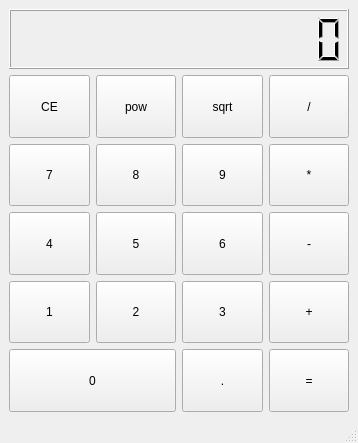
<?xml version="1.0" encoding="UTF-8"?>
<ui version="4.0">
 <class>Calculator</class>
 <widget class="QMainWindow" name="Calculator">
  <property name="geometry">
   <rect>
    <x>0</x>
    <y>0</y>
    <width>358</width>
    <height>443</height>
   </rect>
  </property>
  <property name="minimumSize">
   <size>
    <width>0</width>
    <height>0</height>
   </size>
  </property>
  <property name="maximumSize">
   <size>
    <width>2000</width>
    <height>2000</height>
   </size>
  </property>
  <property name="windowTitle">
   <string>Calculator</string>
  </property>
  <widget class="QWidget" name="centralwidget">
   <property name="sizePolicy">
    <sizepolicy hsizetype="Maximum" vsizetype="Maximum">
     <horstretch>0</horstretch>
     <verstretch>0</verstretch>
    </sizepolicy>
   </property>
   <layout class="QVBoxLayout" name="verticalLayout">
    <item>
     <widget class="QLCDNumber" name="lcdNumber">
      <property name="sizePolicy">
       <sizepolicy hsizetype="Minimum" vsizetype="Minimum">
        <horstretch>0</horstretch>
        <verstretch>0</verstretch>
       </sizepolicy>
      </property>
      <property name="minimumSize">
       <size>
        <width>0</width>
        <height>60</height>
       </size>
      </property>
      <property name="maximumSize">
       <size>
        <width>16777215</width>
        <height>60</height>
       </size>
      </property>
      <property name="layoutDirection">
       <enum>Qt::RightToLeft</enum>
      </property>
      <property name="smallDecimalPoint">
       <bool>false</bool>
      </property>
      <property name="digitCount">
       <number>13</number>
      </property>
      <property name="segmentStyle">
       <enum>QLCDNumber::Filled</enum>
      </property>
     </widget>
    </item>
    <item>
     <layout class="QGridLayout" name="gridLayout">
      <item row="0" column="1">
       <widget class="QPushButton" name="pushButton_2">
        <property name="sizePolicy">
         <sizepolicy hsizetype="Minimum" vsizetype="Minimum">
          <horstretch>0</horstretch>
          <verstretch>0</verstretch>
         </sizepolicy>
        </property>
        <property name="text">
         <string>pow</string>
        </property>
       </widget>
      </item>
      <item row="3" column="3">
       <widget class="QPushButton" name="pushButton_16">
        <property name="sizePolicy">
         <sizepolicy hsizetype="Minimum" vsizetype="Minimum">
          <horstretch>0</horstretch>
          <verstretch>0</verstretch>
         </sizepolicy>
        </property>
        <property name="text">
         <string>+</string>
        </property>
       </widget>
      </item>
      <item row="0" column="0">
       <widget class="QPushButton" name="pushButton">
        <property name="sizePolicy">
         <sizepolicy hsizetype="Minimum" vsizetype="Minimum">
          <horstretch>0</horstretch>
          <verstretch>0</verstretch>
         </sizepolicy>
        </property>
        <property name="text">
         <string>CE</string>
        </property>
       </widget>
      </item>
      <item row="1" column="3">
       <widget class="QPushButton" name="pushButton_14">
        <property name="sizePolicy">
         <sizepolicy hsizetype="Minimum" vsizetype="Minimum">
          <horstretch>0</horstretch>
          <verstretch>0</verstretch>
         </sizepolicy>
        </property>
        <property name="text">
         <string>*</string>
        </property>
       </widget>
      </item>
      <item row="2" column="1">
       <widget class="QPushButton" name="pushButton_6">
        <property name="sizePolicy">
         <sizepolicy hsizetype="Minimum" vsizetype="Minimum">
          <horstretch>0</horstretch>
          <verstretch>0</verstretch>
         </sizepolicy>
        </property>
        <property name="text">
         <string>5</string>
        </property>
       </widget>
      </item>
      <item row="3" column="2">
       <widget class="QPushButton" name="pushButton_12">
        <property name="sizePolicy">
         <sizepolicy hsizetype="Minimum" vsizetype="Minimum">
          <horstretch>0</horstretch>
          <verstretch>0</verstretch>
         </sizepolicy>
        </property>
        <property name="text">
         <string>3</string>
        </property>
       </widget>
      </item>
      <item row="1" column="0">
       <widget class="QPushButton" name="pushButton_3">
        <property name="sizePolicy">
         <sizepolicy hsizetype="Minimum" vsizetype="Minimum">
          <horstretch>0</horstretch>
          <verstretch>0</verstretch>
         </sizepolicy>
        </property>
        <property name="text">
         <string>7</string>
        </property>
       </widget>
      </item>
      <item row="2" column="2">
       <widget class="QPushButton" name="pushButton_11">
        <property name="sizePolicy">
         <sizepolicy hsizetype="Minimum" vsizetype="Minimum">
          <horstretch>0</horstretch>
          <verstretch>0</verstretch>
         </sizepolicy>
        </property>
        <property name="text">
         <string>6</string>
        </property>
       </widget>
      </item>
      <item row="0" column="2">
       <widget class="QPushButton" name="pushButton_9">
        <property name="sizePolicy">
         <sizepolicy hsizetype="Minimum" vsizetype="Minimum">
          <horstretch>0</horstretch>
          <verstretch>0</verstretch>
         </sizepolicy>
        </property>
        <property name="text">
         <string>sqrt</string>
        </property>
       </widget>
      </item>
      <item row="4" column="0" colspan="2">
       <widget class="QPushButton" name="pushButton_17">
        <property name="sizePolicy">
         <sizepolicy hsizetype="Minimum" vsizetype="Minimum">
          <horstretch>0</horstretch>
          <verstretch>0</verstretch>
         </sizepolicy>
        </property>
        <property name="text">
         <string>0</string>
        </property>
       </widget>
      </item>
      <item row="4" column="2">
       <widget class="QPushButton" name="pushButton_18">
        <property name="sizePolicy">
         <sizepolicy hsizetype="Minimum" vsizetype="Minimum">
          <horstretch>0</horstretch>
          <verstretch>0</verstretch>
         </sizepolicy>
        </property>
        <property name="text">
         <string>.</string>
        </property>
       </widget>
      </item>
      <item row="3" column="0">
       <widget class="QPushButton" name="pushButton_7">
        <property name="sizePolicy">
         <sizepolicy hsizetype="Minimum" vsizetype="Minimum">
          <horstretch>0</horstretch>
          <verstretch>0</verstretch>
         </sizepolicy>
        </property>
        <property name="text">
         <string>1</string>
        </property>
       </widget>
      </item>
      <item row="1" column="1">
       <widget class="QPushButton" name="pushButton_4">
        <property name="sizePolicy">
         <sizepolicy hsizetype="Minimum" vsizetype="Minimum">
          <horstretch>0</horstretch>
          <verstretch>0</verstretch>
         </sizepolicy>
        </property>
        <property name="text">
         <string>8</string>
        </property>
       </widget>
      </item>
      <item row="4" column="3">
       <widget class="QPushButton" name="pushButton_19">
        <property name="sizePolicy">
         <sizepolicy hsizetype="Minimum" vsizetype="Minimum">
          <horstretch>0</horstretch>
          <verstretch>0</verstretch>
         </sizepolicy>
        </property>
        <property name="text">
         <string>=</string>
        </property>
       </widget>
      </item>
      <item row="1" column="2">
       <widget class="QPushButton" name="pushButton_10">
        <property name="sizePolicy">
         <sizepolicy hsizetype="Minimum" vsizetype="Minimum">
          <horstretch>0</horstretch>
          <verstretch>0</verstretch>
         </sizepolicy>
        </property>
        <property name="text">
         <string>9</string>
        </property>
       </widget>
      </item>
      <item row="2" column="3">
       <widget class="QPushButton" name="pushButton_15">
        <property name="sizePolicy">
         <sizepolicy hsizetype="Minimum" vsizetype="Minimum">
          <horstretch>0</horstretch>
          <verstretch>0</verstretch>
         </sizepolicy>
        </property>
        <property name="text">
         <string>-</string>
        </property>
       </widget>
      </item>
      <item row="0" column="3">
       <widget class="QPushButton" name="pushButton_13">
        <property name="sizePolicy">
         <sizepolicy hsizetype="Minimum" vsizetype="Minimum">
          <horstretch>0</horstretch>
          <verstretch>0</verstretch>
         </sizepolicy>
        </property>
        <property name="text">
         <string>/</string>
        </property>
       </widget>
      </item>
      <item row="3" column="1">
       <widget class="QPushButton" name="pushButton_8">
        <property name="sizePolicy">
         <sizepolicy hsizetype="Minimum" vsizetype="Minimum">
          <horstretch>0</horstretch>
          <verstretch>0</verstretch>
         </sizepolicy>
        </property>
        <property name="text">
         <string>2</string>
        </property>
       </widget>
      </item>
      <item row="2" column="0">
       <widget class="QPushButton" name="pushButton_5">
        <property name="sizePolicy">
         <sizepolicy hsizetype="Minimum" vsizetype="Minimum">
          <horstretch>0</horstretch>
          <verstretch>0</verstretch>
         </sizepolicy>
        </property>
        <property name="text">
         <string>4</string>
        </property>
       </widget>
      </item>
     </layout>
    </item>
   </layout>
  </widget>
  <widget class="QMenuBar" name="menubar">
   <property name="geometry">
    <rect>
     <x>0</x>
     <y>0</y>
     <width>358</width>
     <height>21</height>
    </rect>
   </property>
  </widget>
  <widget class="QStatusBar" name="statusbar"/>
 </widget>
 <resources/>
 <connections/>
</ui>
